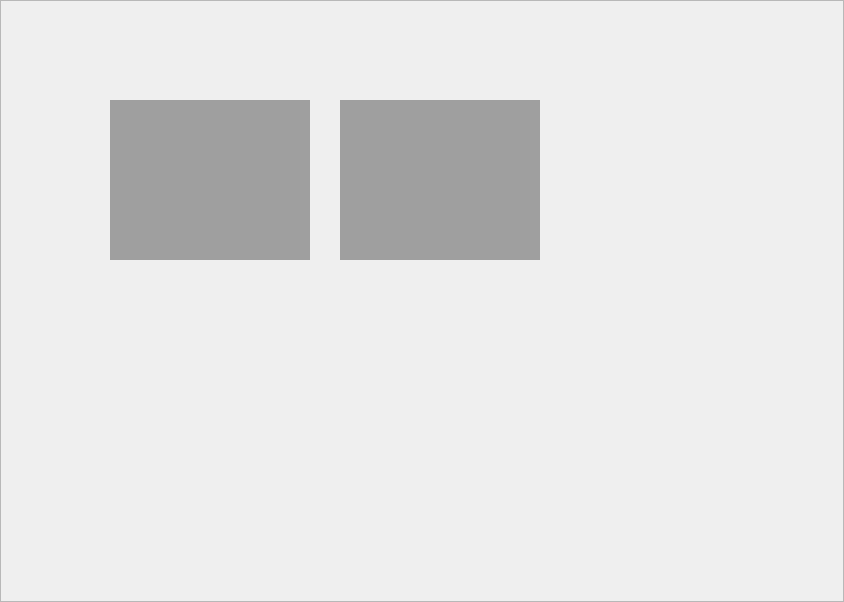
<?xml version="1.0" encoding="UTF-8"?>
<ui version="4.0">
 <class>Frame</class>
 <widget class="QFrame" name="Frame">
  <property name="geometry">
   <rect>
    <x>0</x>
    <y>0</y>
    <width>844</width>
    <height>602</height>
   </rect>
  </property>
  <property name="windowTitle">
   <string>Frame</string>
  </property>
  <property name="frameShape">
   <enum>QFrame::StyledPanel</enum>
  </property>
  <property name="frameShadow">
   <enum>QFrame::Raised</enum>
  </property>
  <widget class="QMdiArea" name="mdiArea">
   <property name="geometry">
    <rect>
     <x>110</x>
     <y>100</y>
     <width>200</width>
     <height>160</height>
    </rect>
   </property>
  </widget>
  <widget class="QMdiArea" name="mdiArea_2">
   <property name="geometry">
    <rect>
     <x>340</x>
     <y>100</y>
     <width>200</width>
     <height>160</height>
    </rect>
   </property>
  </widget>
 </widget>
 <resources/>
 <connections/>
</ui>
